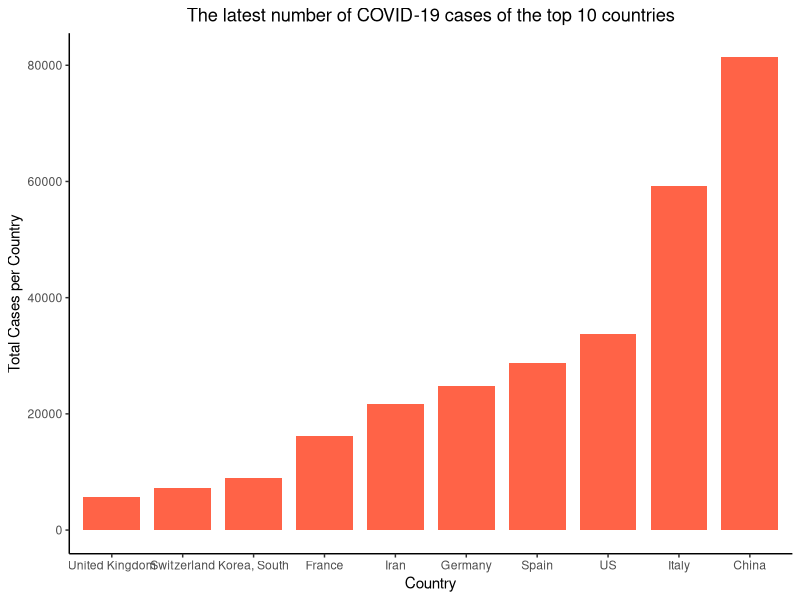

Recreate this plot in R. (Note: a time limit stopped this script after it produced the figure.)
# install.packages("dplyr")
# install.packages("magrittr")
# install.packages("dplyr")
library(magrittr)
library(dplyr)    
library(ggplot2)
library(scales)

dCovid19 = read.csv("Part2//time_series_covid_19_confirmed.csv", header=TRUE, stringsAsFactors = FALSE)


dCovid19Clone = dCovid19 %>% 
  mutate(key = paste(Province.State, Country.Region)) %>% 
  select(key, Province.State, Country.Region, starts_with("X1.2")) #%>% 
  # head(.,1) 


# dCovid19Clone %>% 
#   View()
# 

dCovid19Cols = 
  dCovid19 %>% 
  select(starts_with("X")) %>% 
  head(., 1)


dCovid19LastReport = data.frame(Provincy=character(), 
                        Country=character(), 
                        Date=as.Date(character()),
                        Cases=as.integer(character()), stringsAsFactors = FALSE) 

listCols = colnames(dCovid19Cols)
# listCols = rev(listCols)

for (k in dCovid19Clone$key) {

    for (d in rev(listCols)) {
    
      cs=as.integer(dCovid19 %>%
              filter(paste(Province.State, Country.Region) == k) %>%
              select(contains(d)))
  
      c = as.character(dCovid19Clone %>% 
              filter(key == k) %>% 
              select(Country.Region) %>% 
              head(.,1))
      p = as.character(dCovid19Clone %>% 
                filter(key == k) %>% 
              select(Province.State) %>% 
              head(.,1))

      if(is.na(cs))  {
        cs = 0
      }

      if(as.numeric(cs, na.rm = T) >0)  {
        dCovid19LastReport = dCovid19LastReport %>% add_row(Provincy = p, Country = c, Date=as.Date(gsub("X", c(""), d),format = "%m.%d.%y"), Cases = cs)
        break
      }
    
    }
  if(cs == 0)  {
    dCovid19LastReport = dCovid19LastReport %>% add_row(Provincy = p, Country = c, Date=as.Date(gsub("X", c(""), d),format = "%m.%d.%y"), Cases = cs)
  }
}

# count(dCovid19LastReport)
dCovid19LastReportGB = dCovid19LastReport %>% 
                  group_by(Country) %>% 
                  summarise(TotCasesperCountry = sum(Cases, na.rm = T)) %>% 
                  arrange(desc(TotCasesperCountry)) %>% 
                  head(., 10) 


# 1. Create a clear bar chart that displays the latest number of COVID-19 cases of the top 10 countries. 
# Consider how to improve the quality and aesthetics of your visualization.

ggplot(data=dCovid19LastReportGB, aes(x=factor(reorder(Country, TotCasesperCountry)), y=TotCasesperCountry, width=0.8)) + 
  geom_bar(position = 'dodge', stat='identity', fill="tomato")+
  ylab("Total Cases per Country") +
  xlab("Country") +
  ggtitle("The latest number of COVID-19 cases of the top 10 countries") +
  theme_classic() +
  theme(plot.title = element_text(hjust = 0.5)) 


dCovid19Ww = data.frame(Provincy=character(), 
                        Country=character(), 
                        Date=as.Date(character()),
                        Cases=as.integer(character()), stringsAsFactors = FALSE) 

for (k in dCovid19Clone$key) {
  
  for (d in listCols) {
    
    cs=as.integer(dCovid19 %>%
                    filter(paste(Province.State, Country.Region) == k) %>%
                    select(contains(d)))
    
    c = as.character(dCovid19Clone %>% 
                       filter(key == k) %>% 
                       select(Country.Region) %>% 
                       head(.,1))
    p = as.character(dCovid19Clone %>% 
                       filter(key == k) %>% 
                       select(Province.State) %>% 
                       head(.,1))
    
    if(is.na(cs))  {
      cs = 0
    }
    
    dCovid19Ww = dCovid19Ww %>% add_row(Provincy = p, Country = c, Date=as.Date(gsub("X", c(""), d),format = "%m.%d.%y"), Cases = cs)

  }
}



# 2. Visualize the confirmed cases worldwide from January to March. 
dCovid19GBWW = dCovid19Ww %>% 
  group_by(Date) %>% 
  summarise(TotperMonth = sum(Cases, na.rm = T)) %>% 
  arrange(desc(TotperMonth))

dCovid19GBWW$weeks = as.Date(cut(dCovid19GBWW$Date, breaks="week"))


ggplot(data=dCovid19GBWW, aes(x=Date, y=as.integer(TotperMonth), width=0.8)) + 
  geom_bar(position = 'dodge', stat='identity', fill="tomato")+
  ylab("Total Cases per Country") +
  xlab("Country") +
  scale_y_continuous(labels = comma, limits = c(0,400000))+
  ggtitle("Confirmed cases worldwide from January to March") +
  theme_classic() +
  theme(plot.title = element_text(hjust = 0.5)) 





# 3. Visualize the confirmed cases of COVID-19 in China and the rest of the world from January to March. 
# Can you relate the main changes observed from the plot with the landmark events such as WHO declared a pandemic?
dCovid19GBwwandChina = dCovid19Ww %>% 
  group_by(Date, Grp = ifelse(Country=="China", "China", "rest of the World")) %>% 
  summarise(Tot = sum(Cases, na.rm = T)) %>% 
  arrange(desc(Tot))

# dCovid19GBwwandChina$weeks = as.Date(cut(dCovid19GBwwandChina$Date, breaks="week"))


ggplot(data=dCovid19GBwwandChina, aes(x=Date, y=as.integer(Tot), fill=Grp, width=0.8)) + 
  geom_bar(position = 'dodge', stat='identity')+
  ylab("Total Cases per Group") +
  xlab("Country") +
  scale_y_continuous(labels = comma, limits = c(0,300000))+
  ggtitle("Confirmed cases of COVID-19 in China and the rest of the world from January to March") +
  theme_classic() +
  theme(plot.title = element_text(hjust = 0.5)) 

#At the beginning of March, the numbers of cases confirmed in the rest of the World more than duplicated, very close to the numbers of China. After the third week, the number already was more than double in China.


# 4. Add a smooth trend line using linear regression to measure how fast the number of cases is growing in China after 15 February 2020. 
# How does the rest of the world compare to linear growth?


dCovid19Ww2 = dCovid19Ww %>% 
  filter(Date>="2020-02-15") %>% 
  mutate(Grp = ifelse(Country=="China", "China", "rest of the World"), 
         weeks = as.Date(cut(Date, breaks="week"))
         ) %>% 
  group_by(Grp, Date) %>% 
  summarise(Tot = sum(Cases, na.rm = T)) %>% 
  arrange(Date, Grp)


ggplot(dCovid19Ww2, aes(x=Date, y=Tot, color=Grp, na.rm = FALSE)) + 
  geom_point(mapping=aes(x=Date, 
                         y=Tot),
             colour="blue",alpha=0.5) + 
  geom_smooth(se=FALSE)+
  scale_y_continuous(labels = comma, limits = c(0,300000))+
  facet_wrap (~Grp,
              nrow=1,scales="fixed") +
  ggtitle("Linear regression to measure how fast the number of cases is growing in China after 15 February 2020") +
  theme(plot.title = element_text(hjust = 0.5)) 


dCovid19Ww3 %>%
  View()



# 5. Raise at least one question from your own regarding the COVID-19 pandemic and find answers using the given dataset. 
# Which country had the highest growth curve among the 10 largest in numbers of cases after 01 March 2020?
# Top 10 largest in numbers of cases
# dCovid19LastReportGB$Country
dCovid19Ww3 = dCovid19Ww %>% 
  filter(Country %in% dCovid19LastReportGB$Country) %>% 
  mutate(Grp = ifelse(Country=="China", "China", "rest of the World"), 
         weeks = as.Date(cut(Date, breaks="week"))
  ) %>% 
  group_by(Country, Grp, Date) %>% 
  summarise(Tot = sum(Cases, na.rm = T)) %>% 
  arrange(Date, Grp)
dCovid19Ww3$Country = with(dCovid19Ww3, reorder(Country, desc(Tot)))

ggplot(dCovid19Ww3, aes(x=Date, y=Tot, color=Country, na.rm = FALSE)) + 
  geom_point(mapping=aes(x=Date, 
                         y=Tot, color=Country),alpha=0.5) + 
  geom_smooth(se=FALSE)+

  # scale_y_continuous(labels = comma, limits = c(0,300000))+
  # facet_wrap (~Grp,
  #             nrow=1,scales="fixed") +
  ggtitle("Top 10 largest in numbers of cases") +
  theme(plot.title = element_text(hjust = 0.5)) 
